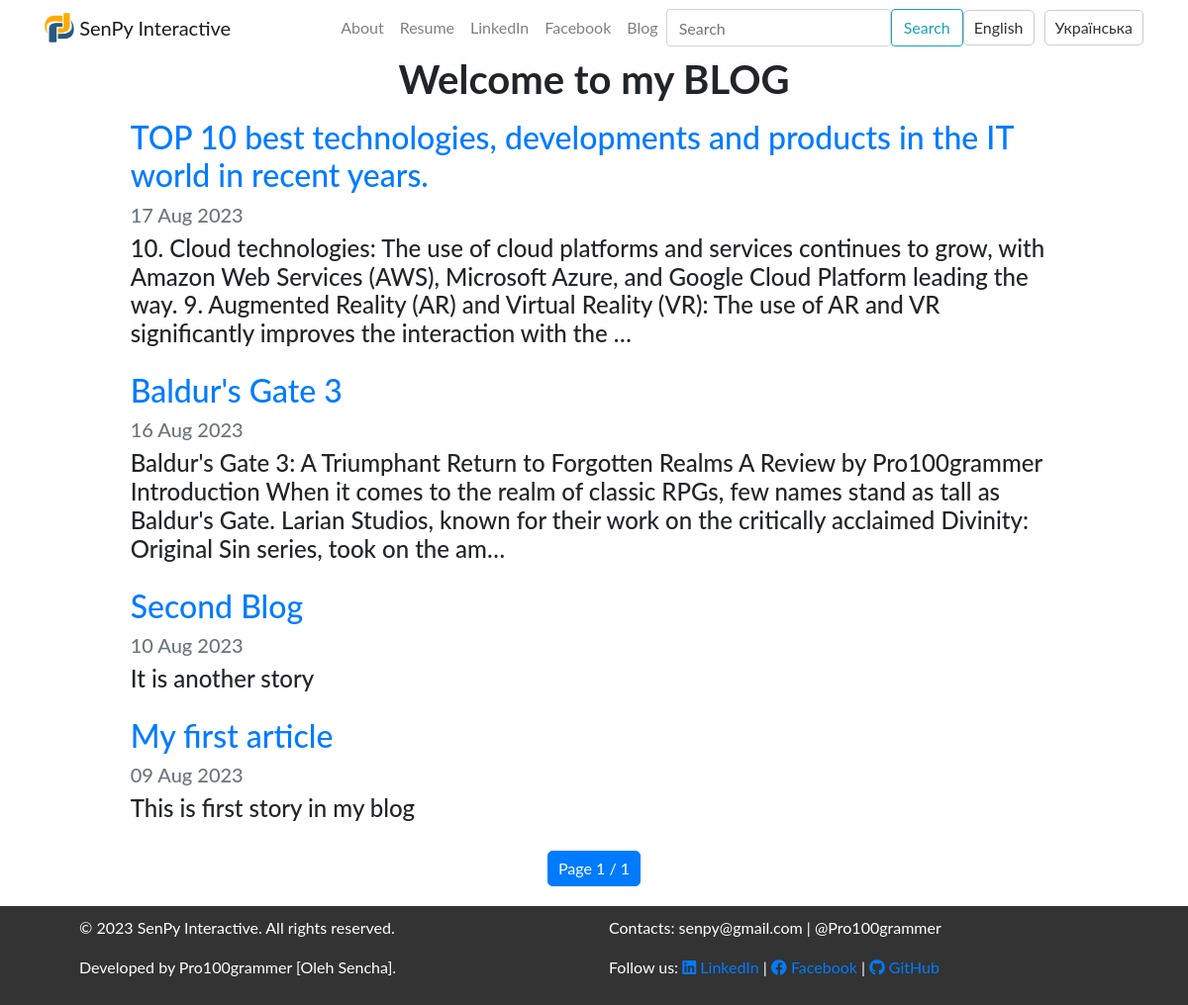
Page /blog/ on the earlier database version.
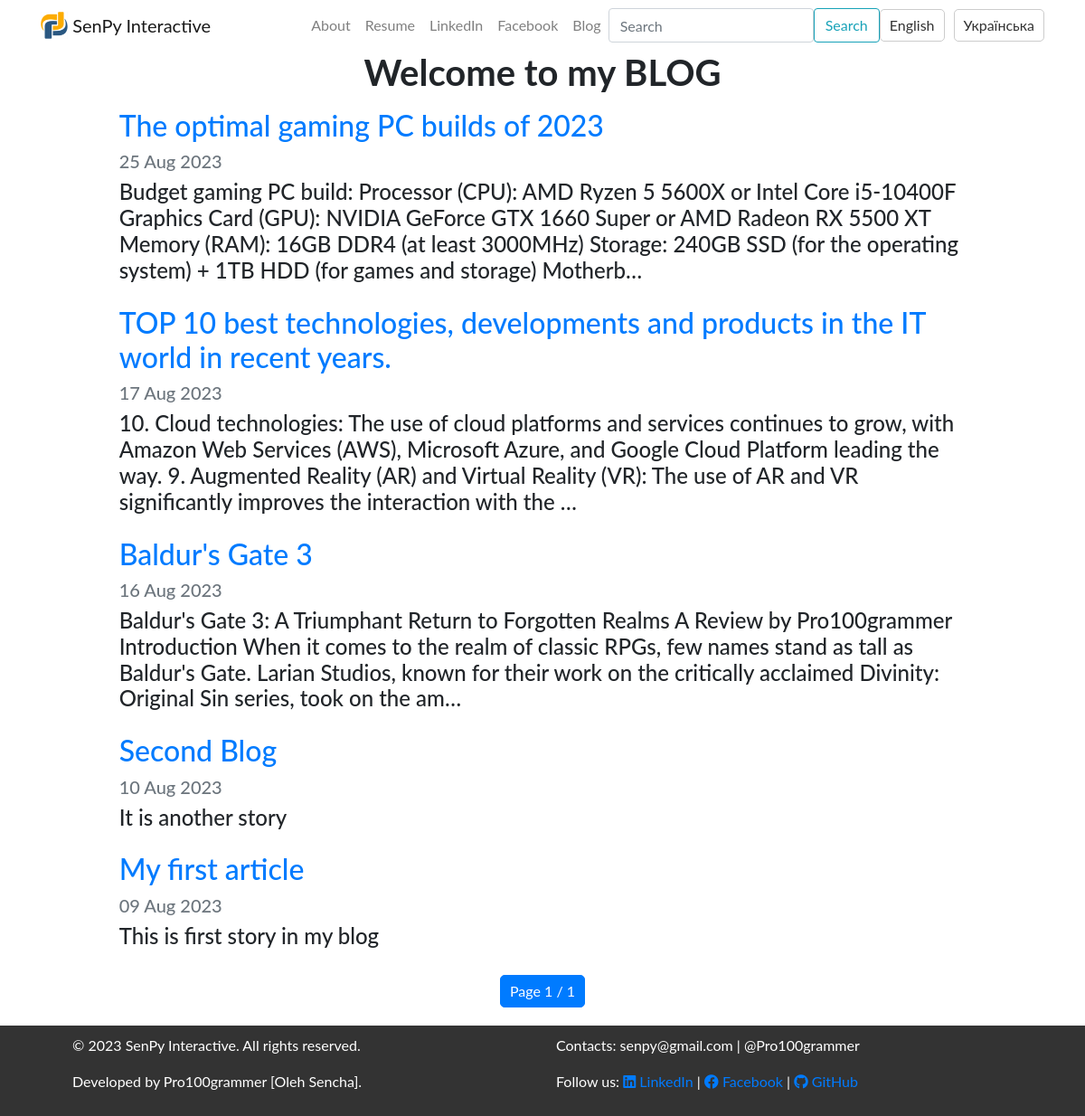
Same page on the later database version.
### blog/models.py (models this page shows, shortened)
class Blog(models.Model):
    title = models.CharField(max_length=255)
    description = models.TextField()
    date = models.DateField()
    image = models.ImageField(upload_to='blog_images/', null=True, blank=True)

### blog/views.py (the view)
# urls.py: path('', views.all_blogs, name='all_blogs'),
def all_blogs(request):
    blogs = Blog.objects.order_by('-date').all()
    paginator = Paginator(blogs, 5)
    page_number = request.GET.get('page')
    page_obj = paginator.get_page(page_number)
    return render(request, 'blog/all_blogs.html', {'page_obj': page_obj})

### blog/templates/blog/all_blogs.html (shortened to what this page needs)
{% extends 'portfolio/base.html'%}
{% load static %}
{% block extra_styles %}
    <link rel="stylesheet" href="{% static 'blog/style.css' %}">
{% endblock %}
{% block content %}
<h1 id="blogtitle" class="font-weight-bold text-center">Welcome to my BLOG</h1>
{% for blog in page_obj %}
<div class="row justify-content-center my-3" >
  <div class="col-md-10">
    <a href="{% url 'blog:detail' blog.id %}">
      <h2>{{ blog.title }}</h2>
    </a>
    <h5 class="text-muted">{{ blog.date | date:'d M Y' }}</h5>
    <h4>{{ blog.description | striptags | truncatechars:300 }}</h4>
  </div>
</div>
{% endfor %}
<div class="pagination">
  <span class="step-links">
    <span class="current">
      Page {{ page_obj.number }} / {{ page_obj.paginator.num_pages }}
    </span>
  </span>
</div>
{% endblock %}

Differences in the rows shown:
added Blog: title "The optimal gaming PC builds of 2023", date "25 Aug 2023", description "Budget gaming PC build: Processor (CPU): AMD Ryzen 5 5600X or Intel Core i5-10400F Graphics Card (GPU): NVIDIA GeForce GTX 1660 Super or AMD Radeon RX 5500 XT Memory (RAM): 16GB DDR4 (at least 3000MHz) Storage: 240GB SSD (for the operating system) + 1TB HDD (for games and storage) Motherb…"
